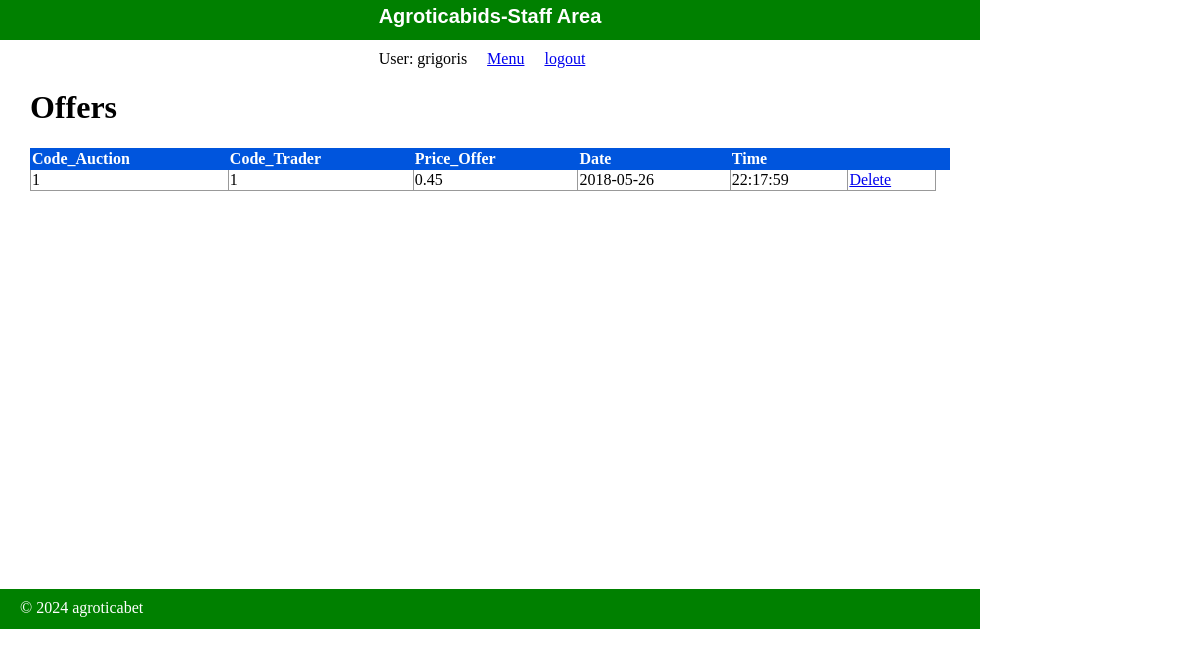
Screenshot of /public/staff/offers/index.php (signed in) with the database file from the repository.
### tables this page shows
CREATE TABLE `offers` (
  `id` int(11) NOT NULL,
  `code_auction` int(11) DEFAULT NULL,
  `code_trader` int(11) DEFAULT NULL,
  `price_offer` float DEFAULT NULL,
  `date` date DEFAULT NULL,
  `time` time DEFAULT NULL
);

### private/query_functions.php (called while the page is built, shortened)
<?php
    function find_all_offers() {
      global $db;
      $sql = "SELECT * FROM offers ";
      $sql .= "ORDER BY code_auction and code_trader ASC";
      $result = mysqli_query($db, $sql);
      return $result;
    }
  ?>

### private/functions.php (called while the page is built, shortened)
<?php
function url_for($script_path) {
  return WWW_ROOT . $script_path;
}
function u($string="") {
  return urlencode($string);
}
function h($string="") {
  return htmlspecialchars($string);
}
?>

### public/staff/offers/index.php (the view, shortened to what this page needs)
<?php
  $offer_set = find_all_offers();
?>
<?php include(SHARED_PATH . '/staff_header.php'); ?>
<div id="content">
  <div class="offers listing">
    <h1>Offers</h1>
    <table class="list">
      <tr>
        <th>Code_Auction</th>
        <th>Code_Trader</th>
        <th>Price_Offer</th>
        <th>Date</th>
        <th>Time</th>
        <th>&nbsp;</th>
        <th>&nbsp;</th>
      </tr>
  <?php while($offer = mysqli_fetch_assoc($offer_set)) { ?>
      <tr>
          <td><?php echo h($offer['code_auction']); ?></td>
          <td><?php echo h($offer['code_trader']); ?></td>
          <td><?php echo h($offer['price_offer']); ?></td>
          <td><?php echo h($offer['date']); ?></td>
          <td><?php echo h($offer['time']); ?></td>
          <td><a class="action" href="<?php echo url_for('/staff/offers/delete.php?id=' . h(u($offer['id']))); ?>">Delete</a></td>
    	 </tr>
  <?php } ?>
</table>
</div>
</div>
<?php include(SHARED_PATH . '/staff_footer.php'); ?>

### public/stylesheets/staff.css (style rules this page uses)
html { height: 100%; width: 100%; }
body { height: 980px; width: 100%; margin: 0; padding: 0; }
#content { width: 920px; min-height: 500px; padding: 0 30px; }
table { border-collapse: collapse; vertical-align: top; }
table.list { width: 100%; }
table.list tr td { border: 1px solid #999999; }
table.list tr th { border: 1px solid #0055DD; background: #0055DD; color: white; text-align: left; }

### rows the page displays
offers: code_auction "1", code_trader "1", price_offer "0.45", date "2018-05-26", time "22:17:59"

### other values shown
$_SESSION['username'] "grigoris"
